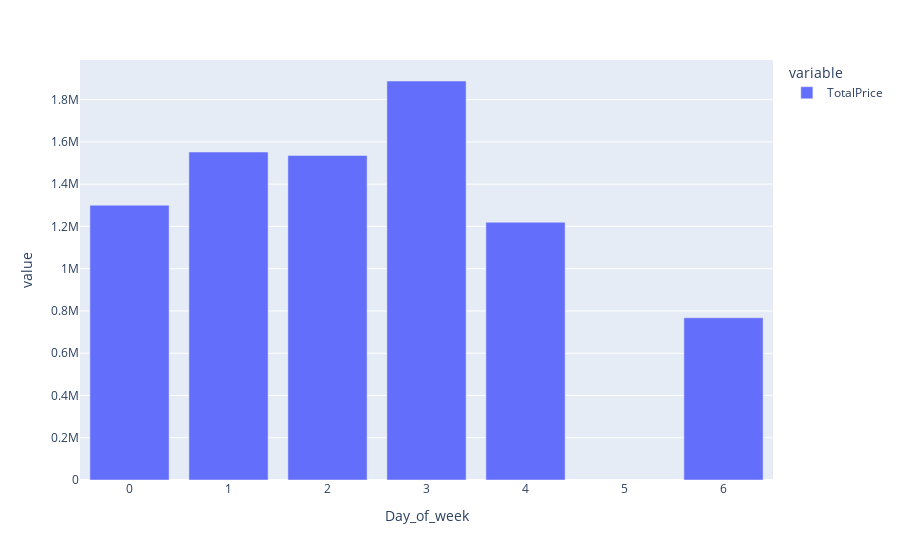

The cell this chart's notebook holds for it:
### Markdown cell above
### Задание 4.6
Визуализируем количество заказов для каждого дня недели.

### Code cell
day_df = data[['Day_of_week', 'TotalPrice']]
day_df = day_df.groupby('Day_of_week').sum()
display(day_df)
fig = px.bar(day_df)
fig.show()

### Figure 1 — Plotly figure (JSON) as saved in the notebook; plotly's stock layout.template omitted (floating-point values rounded to 4 significant figures)
{"data": [{"alignmentgroup": "True", "hovertemplate": "variable=TotalPrice<br>Day_of_week=%{x}<br>value=%{y}<extra></extra>", "legendgroup": "TotalPrice", "marker": {"color": "#636efa", "pattern": {"shape": ""}}, "name": "TotalPrice", "offsetgroup": "TotalPrice", "orientation": "v", "showlegend": true, "textposition": "auto", "type": "bar", "x": [0, 1, 2, 3, 4, 6], "xaxis": "x", "y": [1300385, 1552000.0, 1536000.0, 1888000.0, 1220000.0, 767700.0], "yaxis": "y"}], "layout": {"barmode": "relative", "legend": {"title": {"text": "variable"}, "tracegroupgap": 0}, "margin": {"t": 60}, "xaxis": {"anchor": "y", "domain": [0, 1], "title": {"text": "Day_of_week"}}, "yaxis": {"anchor": "x", "domain": [0, 1], "title": {"text": "value"}}}}
